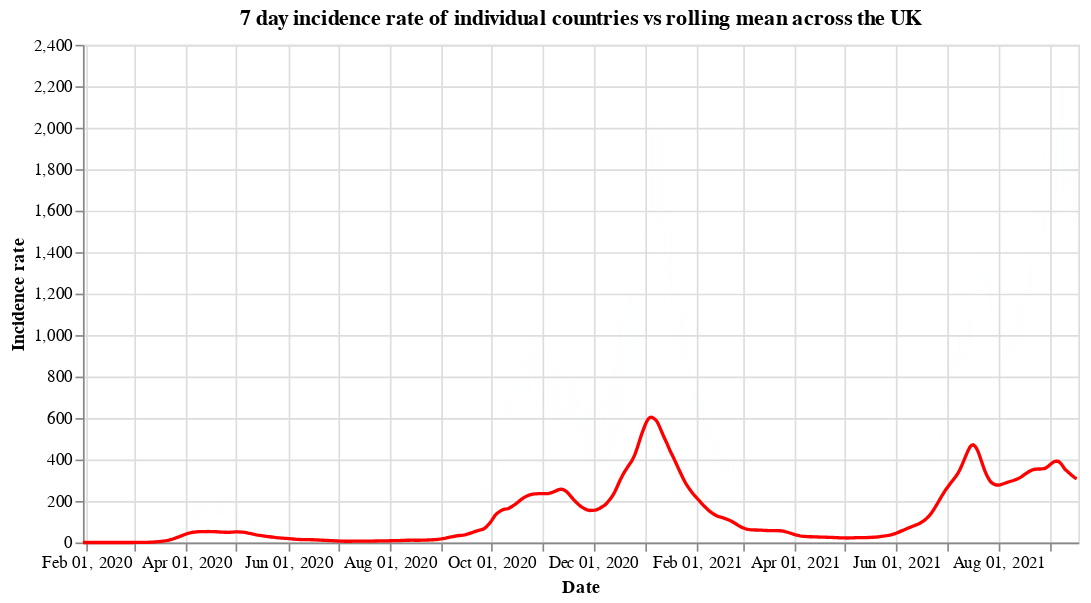

The notebook cell saved with this chart:
### Code cell
#collapse
countries = uk_cases['areaName'].unique()
countries.sort()

selection = alt.selection_single(
    name='Select',
    fields=['areaName'],
    init={'areaName': 'Wales'},
    bind={'areaName': alt.binding_select(options=countries)}
)

# scatter plot, modify opacity based on selection
bars = alt.Chart(uk_cases).mark_bar().add_selection(
    selection
).encode(
    x=alt.X("yearmonthdate(date):T", axis=alt.Axis(title='Date')),
    y=alt.Y("weeklyCasesRate:Q", axis=alt.Axis(title='Incidence rate')),
    tooltip='weeklyCasesRate:Q',
    opacity=alt.condition(selection, alt.value(1), alt.value(0))
).properties(title=f'7 day incidence rate of individual countries vs rolling mean across the UK', width=600)

line = alt.Chart(overview_cases).mark_line(
    color='red',
    size=2,
).transform_window(
    rolling_mean='mean(weeklyCasesRate)',
    frame=[0, 7]
).encode(
    x='yearmonthdate(date):T',
    y='rolling_mean:Q'
)

alt.layer(bars, line)

### Figure 1 — Vega-Lite specification as saved in the notebook (floating-point values rounded to 4 significant figures; data arrays with more than 128 entries replaced by an {"elided": "..."} marker saying what was removed)
{"config": {"view": {"continuousWidth": 400, "continuousHeight": 300}}, "layer": [{"data": {"name": "data-01be588be1875df67ff86bc4171c2a42"}, "mark": "bar", "encoding": {"opacity": {"condition": {"value": 1, "selection": "Select"}, "value": 0}, "tooltip": {"type": "quantitative", "field": "weeklyCasesRate"}, "x": {"type": "temporal", "axis": {"title": "Date"}, "field": "date", "timeUnit": "yearmonthdate"}, "y": {"type": "quantitative", "axis": {"title": "Incidence rate"}, "field": "weeklyCasesRate"}}, "selection": {"Select": {"type": "single", "fields": ["areaName"], "init": {"areaName": "Wales"}, "bind": {"areaName": {"input": "select", "options": ["England", "Northern Ireland", "Scotland", "Wales"]}}}}, "title": "7 day incidence rate of individual countries vs rolling mean across the UK", "width": 600}, {"data": {"name": "data-181201183cbde41d28b4f801316520da"}, "mark": {"type": "line", "color": "red", "size": 2}, "encoding": {"x": {"type": "temporal", "field": "date", "timeUnit": "yearmonthdate"}, "y": {"type": "quantitative", "field": "rolling_mean"}}, "transform": [{"window": [{"op": "mean", "field": "weeklyCasesRate", "as": "rolling_mean"}], "frame": [0, 7]}]}], "$schema": "https://vega.github.io/schema/vega-lite/v4.8.1.json", "datasets": {"data-01be588be1875df67ff86bc4171c2a42": {"elided": "2296 records"}, "data-181201183cbde41d28b4f801316520da": {"elided": "597 records"}}}
